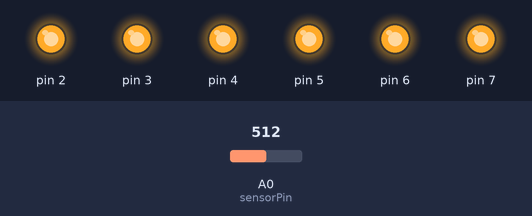
This sketch was run on a simulated Arduino Uno, built with avr-gcc and run on an emulated ATmega328P. Shown: output pins drawn as LEDs (lit = HIGH). Inputs (shaded band) come from the test bench; at power-on: A0 (sensorPin) = 512. What the sketch prints to the serial monitor is not drawn.

Above: at 1.3 s.
1.4 s: A0 (sensorPin) set to 169
2.9 s: A0 (sensorPin) set to 161
At 4.2 s:
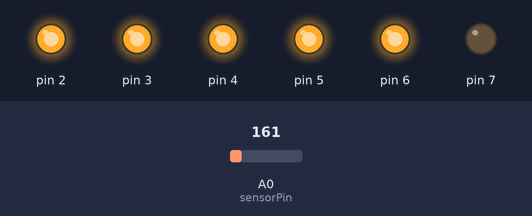
4.5 s: A0 (sensorPin) set to 122
At 5.6 s:
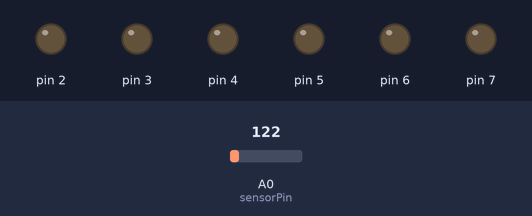
6.0 s: A0 (sensorPin) set to 306
At 7.2 s:
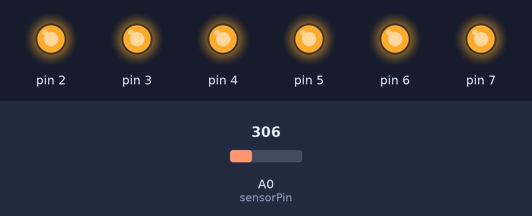
7.5 s: A0 (sensorPin) set to 17
At 8.8 s:
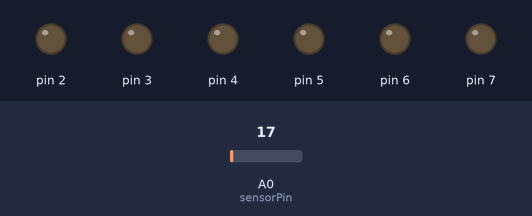
Timing chart, 0 to 10.1 s (numbered marks = the images above; inputs shaded):
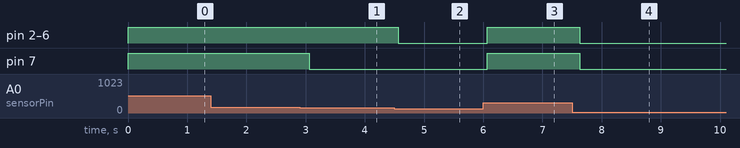

Measured:
- the behaviour switches between 162 and 161 on A0 (sensorPin) (found by bisection; images 0 and 1)
- after the input at 1.4 s, every drawn part: stays the same
- after the input at 2.9 s, pin 7: HIGH → LOW after 0.16 s
- after the input at 4.5 s, pin 2–6: HIGH → LOW after 0.07 s
- after the input at 6.0 s, pin 2–7: LOW → HIGH after 0.07 s
- after the input at 7.5 s, pin 2–7: HIGH → LOW after 0.13 s

The sketch:

arduino_mg400.ino
```cpp
const int sensorPin = A0;
const float baselineTemp = 23.0;

bool mg400Started = false;
bool mg400Stopped = false;  // 停止信号送信フラグを追加
unsigned long led5OnStartTime = 0;
int tempCount = 0;  // 27℃以上を観測した回数（グローバル変数として宣言）

void setup() {
    Serial.begin(9600);
    for (int pinNumber = 2; pinNumber < 8; pinNumber++) {
        pinMode(pinNumber, OUTPUT);
        digitalWrite(pinNumber, LOW);
    }
}

void loop() {
    int sensorVal = analogRead(sensorPin);
    float voltage = (sensorVal / 1024.0) * 5.0;
    float temperature = (voltage - 0.5) * 100;

    // 1行でまとめて送信
    Serial.print("Sensor: ");
    Serial.print(sensorVal);
    Serial.print(" | Volts: ");
    Serial.print(voltage);
    Serial.print(" | Temp: ");
    Serial.print(temperature);
    Serial.println("℃");  // 最後に改行

    int ledCount = (temperature - baselineTemp > 0) ? (int)(temperature - baselineTemp) : 0;
    ledCount = constrain(ledCount, 0, 6);

    // LED制御
    for (int i = 2; i < 8; i++) {
        digitalWrite(i, (i - 2 < ledCount) ? HIGH : LOW);
    }

    bool isLed5On = (ledCount >= 5);

    if (isLed5On && !mg400Started) {
        if (temperature >= 27.0) {
            tempCount++;
            Serial.print("温度27℃以上観測回数: ");
            Serial.println(tempCount);

            if (tempCount >= 3) {
                Serial.println("MG400_START");  // ← トリガー信号
                mg400Started = true;
                mg400Stopped = false;
                tempCount = 0;
            }
        }
    }

    if (!isLed5On) {
        tempCount = 0;
        led5OnStartTime = 0;
    }

    if (ledCount <= 3 && mg400Started && !mg400Stopped) {
        Serial.println("MG400_STOP");  // ← 停止信号
        mg400Stopped = true;
        mg400Started = false;
    }

    delay(500);
}
```
